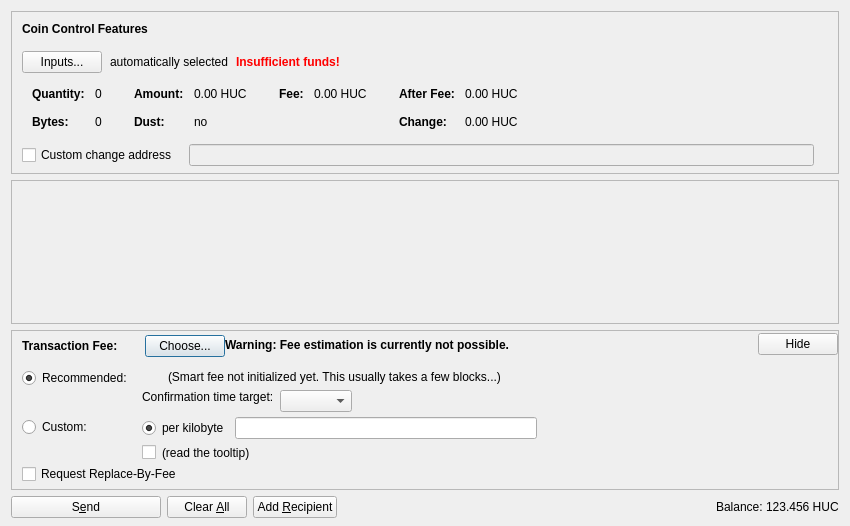
<?xml version="1.0" encoding="UTF-8"?>
<ui version="4.0">
 <class>SendCoinsDialog</class>
 <widget class="QDialog" name="SendCoinsDialog">
  <property name="geometry">
   <rect>
    <x>0</x>
    <y>0</y>
    <width>850</width>
    <height>526</height>
   </rect>
  </property>
  <property name="windowTitle">
   <string>Send Coins</string>
  </property>
  <layout class="QVBoxLayout" name="verticalLayout" stretch="0,1,0,0">
   <property name="bottomMargin">
    <number>8</number>
   </property>
   <item>
    <widget class="QFrame" name="frameCoinControl">
     <property name="sizePolicy">
      <sizepolicy hsizetype="Expanding" vsizetype="Expanding">
       <horstretch>0</horstretch>
       <verstretch>0</verstretch>
      </sizepolicy>
     </property>
     <property name="maximumSize">
      <size>
       <width>16777215</width>
       <height>16777215</height>
      </size>
     </property>
     <property name="frameShape">
      <enum>QFrame::StyledPanel</enum>
     </property>
     <property name="frameShadow">
      <enum>QFrame::Sunken</enum>
     </property>
     <layout class="QVBoxLayout" name="verticalLayoutCoinControl2">
      <property name="spacing">
       <number>0</number>
      </property>
      <property name="leftMargin">
       <number>0</number>
      </property>
      <property name="topMargin">
       <number>0</number>
      </property>
      <property name="rightMargin">
       <number>0</number>
      </property>
      <property name="bottomMargin">
       <number>6</number>
      </property>
      <item>
       <layout class="QVBoxLayout" name="verticalLayoutCoinControl" stretch="0,0,0,0,1">
        <property name="spacing">
         <number>0</number>
        </property>
        <property name="leftMargin">
         <number>10</number>
        </property>
        <property name="topMargin">
         <number>10</number>
        </property>
        <item>
         <layout class="QHBoxLayout" name="horizontalLayoutCoinControl1">
          <property name="bottomMargin">
           <number>15</number>
          </property>
          <item>
           <widget class="QLabel" name="labelCoinControlFeatures">
            <property name="sizePolicy">
             <sizepolicy hsizetype="Preferred" vsizetype="Maximum">
              <horstretch>0</horstretch>
              <verstretch>0</verstretch>
             </sizepolicy>
            </property>
            <property name="font">
             <font>
              <weight>75</weight>
              <bold>true</bold>
             </font>
            </property>
            <property name="styleSheet">
             <string notr="true">font-weight:bold;</string>
            </property>
            <property name="text">
             <string>Coin Control Features</string>
            </property>
           </widget>
          </item>
         </layout>
        </item>
        <item>
         <layout class="QHBoxLayout" name="horizontalLayoutCoinControl2" stretch="0,0,0,0">
          <property name="spacing">
           <number>8</number>
          </property>
          <property name="bottomMargin">
           <number>10</number>
          </property>
          <item>
           <widget class="QPushButton" name="pushButtonCoinControl">
            <property name="styleSheet">
             <string notr="true"/>
            </property>
            <property name="text">
             <string>Inputs...</string>
            </property>
            <property name="autoDefault">
             <bool>false</bool>
            </property>
           </widget>
          </item>
          <item>
           <widget class="QLabel" name="labelCoinControlAutomaticallySelected">
            <property name="text">
             <string>automatically selected</string>
            </property>
            <property name="margin">
             <number>5</number>
            </property>
           </widget>
          </item>
          <item>
           <widget class="QLabel" name="labelCoinControlInsuffFunds">
            <property name="font">
             <font>
              <weight>75</weight>
              <bold>true</bold>
             </font>
            </property>
            <property name="styleSheet">
             <string notr="true">color:red;font-weight:bold;</string>
            </property>
            <property name="text">
             <string>Insufficient funds!</string>
            </property>
            <property name="margin">
             <number>5</number>
            </property>
           </widget>
          </item>
          <item>
           <spacer name="horizontalSpacerCoinControl">
            <property name="orientation">
             <enum>Qt::Horizontal</enum>
            </property>
            <property name="sizeHint" stdset="0">
             <size>
              <width>40</width>
              <height>1</height>
             </size>
            </property>
           </spacer>
          </item>
         </layout>
        </item>
        <item>
         <widget class="QWidget" name="widgetCoinControl" native="true">
          <property name="sizePolicy">
           <sizepolicy hsizetype="Preferred" vsizetype="Preferred">
            <horstretch>0</horstretch>
            <verstretch>0</verstretch>
           </sizepolicy>
          </property>
          <property name="minimumSize">
           <size>
            <width>0</width>
            <height>0</height>
           </size>
          </property>
          <property name="styleSheet">
           <string notr="true"/>
          </property>
          <layout class="QHBoxLayout" name="horizontalLayoutCoinControl5">
           <property name="leftMargin">
            <number>0</number>
           </property>
           <property name="topMargin">
            <number>0</number>
           </property>
           <property name="rightMargin">
            <number>0</number>
           </property>
           <property name="bottomMargin">
            <number>0</number>
           </property>
           <item>
            <layout class="QHBoxLayout" name="horizontalLayoutCoinControl3" stretch="0,0,0,1">
             <property name="spacing">
              <number>20</number>
             </property>
             <property name="topMargin">
              <number>0</number>
             </property>
             <property name="bottomMargin">
              <number>10</number>
             </property>
             <item>
              <layout class="QFormLayout" name="formLayoutCoinControl1">
               <property name="horizontalSpacing">
                <number>10</number>
               </property>
               <property name="verticalSpacing">
                <number>14</number>
               </property>
               <property name="leftMargin">
                <number>10</number>
               </property>
               <property name="topMargin">
                <number>4</number>
               </property>
               <property name="rightMargin">
                <number>6</number>
               </property>
               <item row="0" column="0">
                <widget class="QLabel" name="labelCoinControlQuantityText">
                 <property name="font">
                  <font>
                   <weight>75</weight>
                   <bold>true</bold>
                  </font>
                 </property>
                 <property name="text">
                  <string>Quantity:</string>
                 </property>
                 <property name="margin">
                  <number>0</number>
                 </property>
                </widget>
               </item>
               <item row="0" column="1">
                <widget class="QLabel" name="labelCoinControlQuantity">
                 <property name="cursor">
                  <cursorShape>IBeamCursor</cursorShape>
                 </property>
                 <property name="contextMenuPolicy">
                  <enum>Qt::ActionsContextMenu</enum>
                 </property>
                 <property name="text">
                  <string notr="true">0</string>
                 </property>
                 <property name="margin">
                  <number>0</number>
                 </property>
                 <property name="textInteractionFlags">
                  <set>Qt::LinksAccessibleByMouse|Qt::TextSelectableByKeyboard|Qt::TextSelectableByMouse</set>
                 </property>
                </widget>
               </item>
               <item row="1" column="0">
                <widget class="QLabel" name="labelCoinControlBytesText">
                 <property name="font">
                  <font>
                   <weight>75</weight>
                   <bold>true</bold>
                  </font>
                 </property>
                 <property name="text">
                  <string>Bytes:</string>
                 </property>
                </widget>
               </item>
               <item row="1" column="1">
                <widget class="QLabel" name="labelCoinControlBytes">
                 <property name="cursor">
                  <cursorShape>IBeamCursor</cursorShape>
                 </property>
                 <property name="contextMenuPolicy">
                  <enum>Qt::ActionsContextMenu</enum>
                 </property>
                 <property name="text">
                  <string notr="true">0</string>
                 </property>
                 <property name="textInteractionFlags">
                  <set>Qt::LinksAccessibleByMouse|Qt::TextSelectableByKeyboard|Qt::TextSelectableByMouse</set>
                 </property>
                </widget>
               </item>
              </layout>
             </item>
             <item>
              <layout class="QFormLayout" name="formLayoutCoinControl2">
               <property name="horizontalSpacing">
                <number>10</number>
               </property>
               <property name="verticalSpacing">
                <number>14</number>
               </property>
               <property name="leftMargin">
                <number>6</number>
               </property>
               <property name="topMargin">
                <number>4</number>
               </property>
               <property name="rightMargin">
                <number>6</number>
               </property>
               <item row="0" column="0">
                <widget class="QLabel" name="labelCoinControlAmountText">
                 <property name="font">
                  <font>
                   <weight>75</weight>
                   <bold>true</bold>
                  </font>
                 </property>
                 <property name="text">
                  <string>Amount:</string>
                 </property>
                 <property name="margin">
                  <number>0</number>
                 </property>
                </widget>
               </item>
               <item row="0" column="1">
                <widget class="QLabel" name="labelCoinControlAmount">
                 <property name="cursor">
                  <cursorShape>IBeamCursor</cursorShape>
                 </property>
                 <property name="contextMenuPolicy">
                  <enum>Qt::ActionsContextMenu</enum>
                 </property>
                 <property name="text">
                  <string notr="true">0.00 HUC</string>
                 </property>
                 <property name="textInteractionFlags">
                  <set>Qt::LinksAccessibleByMouse|Qt::TextSelectableByKeyboard|Qt::TextSelectableByMouse</set>
                 </property>
                </widget>
               </item>
               <item row="1" column="0">
                <widget class="QLabel" name="labelCoinControlLowOutputText">
                 <property name="font">
                  <font>
                   <weight>75</weight>
                   <bold>true</bold>
                  </font>
                 </property>
                 <property name="text">
                  <string>Dust:</string>
                 </property>
                </widget>
               </item>
               <item row="1" column="1">
                <widget class="QLabel" name="labelCoinControlLowOutput">
                 <property name="cursor">
                  <cursorShape>IBeamCursor</cursorShape>
                 </property>
                 <property name="contextMenuPolicy">
                  <enum>Qt::ActionsContextMenu</enum>
                 </property>
                 <property name="text">
                  <string notr="true">no</string>
                 </property>
                 <property name="textInteractionFlags">
                  <set>Qt::LinksAccessibleByMouse|Qt::TextSelectableByKeyboard|Qt::TextSelectableByMouse</set>
                 </property>
                </widget>
               </item>
              </layout>
             </item>
             <item>
              <layout class="QFormLayout" name="formLayoutCoinControl3">
               <property name="horizontalSpacing">
                <number>10</number>
               </property>
               <property name="verticalSpacing">
                <number>14</number>
               </property>
               <property name="leftMargin">
                <number>6</number>
               </property>
               <property name="topMargin">
                <number>4</number>
               </property>
               <property name="rightMargin">
                <number>6</number>
               </property>
               <item row="0" column="0">
                <widget class="QLabel" name="labelCoinControlFeeText">
                 <property name="font">
                  <font>
                   <weight>75</weight>
                   <bold>true</bold>
                  </font>
                 </property>
                 <property name="text">
                  <string>Fee:</string>
                 </property>
                 <property name="margin">
                  <number>0</number>
                 </property>
                </widget>
               </item>
               <item row="0" column="1">
                <widget class="QLabel" name="labelCoinControlFee">
                 <property name="cursor">
                  <cursorShape>IBeamCursor</cursorShape>
                 </property>
                 <property name="contextMenuPolicy">
                  <enum>Qt::ActionsContextMenu</enum>
                 </property>
                 <property name="text">
                  <string notr="true">0.00 HUC</string>
                 </property>
                 <property name="textInteractionFlags">
                  <set>Qt::LinksAccessibleByMouse|Qt::TextSelectableByKeyboard|Qt::TextSelectableByMouse</set>
                 </property>
                </widget>
               </item>
              </layout>
             </item>
             <item>
              <layout class="QFormLayout" name="formLayoutCoinControl4">
               <property name="horizontalSpacing">
                <number>10</number>
               </property>
               <property name="verticalSpacing">
                <number>14</number>
               </property>
               <property name="leftMargin">
                <number>6</number>
               </property>
               <property name="topMargin">
                <number>4</number>
               </property>
               <property name="rightMargin">
                <number>6</number>
               </property>
               <item row="0" column="0">
                <widget class="QLabel" name="labelCoinControlAfterFeeText">
                 <property name="font">
                  <font>
                   <weight>75</weight>
                   <bold>true</bold>
                  </font>
                 </property>
                 <property name="text">
                  <string>After Fee:</string>
                 </property>
                 <property name="margin">
                  <number>0</number>
                 </property>
                </widget>
               </item>
               <item row="0" column="1">
                <widget class="QLabel" name="labelCoinControlAfterFee">
                 <property name="cursor">
                  <cursorShape>IBeamCursor</cursorShape>
                 </property>
                 <property name="contextMenuPolicy">
                  <enum>Qt::ActionsContextMenu</enum>
                 </property>
                 <property name="text">
                  <string notr="true">0.00 HUC</string>
                 </property>
                 <property name="textInteractionFlags">
                  <set>Qt::LinksAccessibleByMouse|Qt::TextSelectableByKeyboard|Qt::TextSelectableByMouse</set>
                 </property>
                </widget>
               </item>
               <item row="1" column="0">
                <widget class="QLabel" name="labelCoinControlChangeText">
                 <property name="font">
                  <font>
                   <weight>75</weight>
                   <bold>true</bold>
                  </font>
                 </property>
                 <property name="text">
                  <string>Change:</string>
                 </property>
                </widget>
               </item>
               <item row="1" column="1">
                <widget class="QLabel" name="labelCoinControlChange">
                 <property name="cursor">
                  <cursorShape>IBeamCursor</cursorShape>
                 </property>
                 <property name="contextMenuPolicy">
                  <enum>Qt::ActionsContextMenu</enum>
                 </property>
                 <property name="text">
                  <string notr="true">0.00 HUC</string>
                 </property>
                 <property name="textInteractionFlags">
                  <set>Qt::LinksAccessibleByMouse|Qt::TextSelectableByKeyboard|Qt::TextSelectableByMouse</set>
                 </property>
                </widget>
               </item>
              </layout>
             </item>
            </layout>
           </item>
          </layout>
         </widget>
        </item>
        <item>
         <layout class="QHBoxLayout" name="horizontalLayoutCoinControl4" stretch="0,0,0">
          <property name="spacing">
           <number>12</number>
          </property>
          <property name="sizeConstraint">
           <enum>QLayout::SetDefaultConstraint</enum>
          </property>
          <property name="topMargin">
           <number>5</number>
          </property>
          <property name="rightMargin">
           <number>5</number>
          </property>
          <item>
           <widget class="QCheckBox" name="checkBoxCoinControlChange">
            <property name="toolTip">
             <string>If this is activated, but the change address is empty or invalid, change will be sent to a newly generated address.</string>
            </property>
            <property name="text">
             <string>Custom change address</string>
            </property>
           </widget>
          </item>
          <item>
           <widget class="QValidatedLineEdit" name="lineEditCoinControlChange">
            <property name="enabled">
             <bool>false</bool>
            </property>
            <property name="sizePolicy">
             <sizepolicy hsizetype="Expanding" vsizetype="Fixed">
              <horstretch>0</horstretch>
              <verstretch>0</verstretch>
             </sizepolicy>
            </property>
           </widget>
          </item>
          <item>
           <widget class="QLabel" name="labelCoinControlChangeLabel">
            <property name="sizePolicy">
             <sizepolicy hsizetype="Preferred" vsizetype="Expanding">
              <horstretch>0</horstretch>
              <verstretch>0</verstretch>
             </sizepolicy>
            </property>
            <property name="minimumSize">
             <size>
              <width>0</width>
              <height>0</height>
             </size>
            </property>
            <property name="text">
             <string/>
            </property>
            <property name="margin">
             <number>3</number>
            </property>
           </widget>
          </item>
         </layout>
        </item>
        <item>
         <spacer name="verticalSpacerCoinControl">
          <property name="orientation">
           <enum>Qt::Vertical</enum>
          </property>
          <property name="sizeHint" stdset="0">
           <size>
            <width>800</width>
            <height>1</height>
           </size>
          </property>
         </spacer>
        </item>
       </layout>
      </item>
     </layout>
    </widget>
   </item>
   <item>
    <widget class="QScrollArea" name="scrollArea">
     <property name="widgetResizable">
      <bool>true</bool>
     </property>
     <widget class="QWidget" name="scrollAreaWidgetContents">
      <property name="geometry">
       <rect>
        <x>0</x>
        <y>0</y>
        <width>830</width>
        <height>104</height>
       </rect>
      </property>
      <layout class="QVBoxLayout" name="verticalLayout_2" stretch="0,1">
       <property name="leftMargin">
        <number>0</number>
       </property>
       <property name="topMargin">
        <number>0</number>
       </property>
       <property name="rightMargin">
        <number>0</number>
       </property>
       <property name="bottomMargin">
        <number>0</number>
       </property>
       <item>
        <layout class="QVBoxLayout" name="entries">
         <property name="spacing">
          <number>6</number>
         </property>
        </layout>
       </item>
       <item>
        <spacer name="verticalSpacer">
         <property name="orientation">
          <enum>Qt::Vertical</enum>
         </property>
         <property name="sizeHint" stdset="0">
          <size>
           <width>20</width>
           <height>40</height>
          </size>
         </property>
        </spacer>
       </item>
      </layout>
     </widget>
    </widget>
   </item>
   <item>
    <widget class="QFrame" name="frameFee">
     <property name="sizePolicy">
      <sizepolicy hsizetype="Expanding" vsizetype="Expanding">
       <horstretch>0</horstretch>
       <verstretch>0</verstretch>
      </sizepolicy>
     </property>
     <property name="maximumSize">
      <size>
       <width>16777215</width>
       <height>16777215</height>
      </size>
     </property>
     <property name="frameShape">
      <enum>QFrame::StyledPanel</enum>
     </property>
     <property name="frameShadow">
      <enum>QFrame::Sunken</enum>
     </property>
     <layout class="QVBoxLayout" name="verticalLayoutFee1">
      <property name="spacing">
       <number>0</number>
      </property>
      <property name="leftMargin">
       <number>0</number>
      </property>
      <property name="topMargin">
       <number>0</number>
      </property>
      <property name="rightMargin">
       <number>0</number>
      </property>
      <property name="bottomMargin">
       <number>0</number>
      </property>
      <item>
       <layout class="QVBoxLayout" name="verticalLayoutFee2" stretch="0,0,0">
        <property name="spacing">
         <number>0</number>
        </property>
        <property name="leftMargin">
         <number>10</number>
        </property>
        <property name="topMargin">
         <number>0</number>
        </property>
        <item>
         <layout class="QHBoxLayout" name="horizontalLayoutFee1">
          <property name="bottomMargin">
           <number>0</number>
          </property>
          <item>
           <layout class="QVBoxLayout" name="verticalLayoutFee7">
            <property name="spacing">
             <number>0</number>
            </property>
            <item>
             <spacer name="verticalSpacerSmartFee">
              <property name="orientation">
               <enum>Qt::Vertical</enum>
              </property>
              <property name="sizeType">
               <enum>QSizePolicy::Fixed</enum>
              </property>
              <property name="sizeHint" stdset="0">
               <size>
                <width>1</width>
                <height>4</height>
               </size>
              </property>
             </spacer>
            </item>
            <item>
             <layout class="QHBoxLayout" name="horizontalLayoutSmartFee">
              <property name="spacing">
               <number>10</number>
              </property>
              <item>
               <widget class="QLabel" name="labelFeeHeadline">
                <property name="sizePolicy">
                 <sizepolicy hsizetype="Preferred" vsizetype="Maximum">
                  <horstretch>0</horstretch>
                  <verstretch>0</verstretch>
                 </sizepolicy>
                </property>
                <property name="font">
                 <font>
                  <weight>75</weight>
                  <bold>true</bold>
                 </font>
                </property>
                <property name="styleSheet">
                 <string notr="true">font-weight:bold;</string>
                </property>
                <property name="text">
                 <string>Transaction Fee:</string>
                </property>
               </widget>
              </item>
              <item>
               <widget class="QLabel" name="labelFeeMinimized">
                <property name="text">
                 <string/>
                </property>
               </widget>
              </item>
              <item>
               <widget class="QPushButton" name="buttonChooseFee">
                <property name="text">
                 <string>Choose...</string>
                </property>
               </widget>
              </item>
             </layout>
            </item>
            <item>
             <spacer name="verticalSpacer_5">
              <property name="orientation">
               <enum>Qt::Vertical</enum>
              </property>
              <property name="sizeHint" stdset="0">
               <size>
                <width>1</width>
                <height>1</height>
               </size>
              </property>
             </spacer>
            </item>
           </layout>
          </item>
          <item>
           <widget class="QLabel" name="fallbackFeeWarningLabel">
            <property name="toolTip">
             <string>Using the fallbackfee can result in sending a transaction that will take several hours or days (or never) to confirm. Consider choosing your fee manually or wait until you have validated the complete chain.</string>
            </property>
            <property name="font">
            <font>
                <weight>75</weight>
                <bold>true</bold>
            </font>
            </property>
            <property name="text">
             <string>Warning: Fee estimation is currently not possible.</string>
            </property>
            <property name="wordWrap">
             <bool>false</bool>
            </property>
           </widget>
          </item>
          <item>
           <spacer name="horizontalSpacer_4">
            <property name="orientation">
             <enum>Qt::Horizontal</enum>
            </property>
            <property name="sizeType">
             <enum>QSizePolicy::MinimumExpanding</enum>
            </property>
            <property name="sizeHint" stdset="0">
             <size>
              <width>40</width>
              <height>20</height>
             </size>
            </property>
           </spacer>
          </item>
          <item>
           <widget class="QPushButton" name="buttonMinimizeFee">
            <property name="toolTip">
             <string>collapse fee-settings</string>
            </property>
            <property name="text">
             <string>Hide</string>
            </property>
           </widget>
          </item>
         </layout>
        </item>
        <item>
         <widget class="QFrame" name="frameFeeSelection">
          <layout class="QVBoxLayout" name="verticalLayoutFee12">
           <property name="spacing">
            <number>0</number>
           </property>
           <property name="leftMargin">
            <number>0</number>
           </property>
           <property name="topMargin">
            <number>0</number>
           </property>
           <property name="rightMargin">
            <number>0</number>
           </property>
           <property name="bottomMargin">
            <number>0</number>
           </property>
           <item>
            <layout class="QGridLayout" name="gridLayoutFee">
             <property name="topMargin">
              <number>10</number>
             </property>
             <property name="bottomMargin">
              <number>4</number>
             </property>
             <property name="horizontalSpacing">
              <number>10</number>
             </property>
             <property name="verticalSpacing">
              <number>4</number>
             </property>
             <item row="1" column="1">
              <layout class="QVBoxLayout" name="verticalLayoutFee8">
               <property name="spacing">
                <number>6</number>
               </property>
               <item>
                <layout class="QHBoxLayout" name="horizontalLayoutFee13">
                 <item>
                  <widget class="QRadioButton" name="radioCustomPerKilobyte">
                   <property name="toolTip">
                    <string>If the custom fee is set to 1000 satoshis and the transaction is only 250 bytes, then &quot;per kilobyte&quot; only pays 250 satoshis in fee, while &quot;total at least&quot; pays 1000 satoshis. For transactions bigger than a kilobyte both pay by kilobyte.</string>
                   </property>
                   <property name="text">
                    <string>per kilobyte</string>
                   </property>
                   <property name="checked">
                    <bool>true</bool>
                   </property>
                   <attribute name="buttonGroup">
                    <string notr="true">groupCustomFee</string>
                   </attribute>
                  </widget>
                 </item>
                 <item>
                  <widget class="BitcoinAmountField" name="customFee"/>
                 </item>
                 <item>
                  <spacer name="horizontalSpacer_6">
                   <property name="orientation">
                    <enum>Qt::Horizontal</enum>
                   </property>
                   <property name="sizeHint" stdset="0">
                    <size>
                     <width>1</width>
                     <height>1</height>
                    </size>
                   </property>
                  </spacer>
                 </item>
                </layout>
               </item>
               <item>
                <layout class="QHBoxLayout" name="horizontalLayoutFee8">
                 <item>
                  <widget class="QCheckBox" name="checkBoxMinimumFee">
                   <property name="toolTip">
                    <string>Paying only the minimum fee is just fine as long as there is less transaction volume than space in the blocks. But be aware that this can end up in a never confirming transaction once there is more demand for happyuc transactions than the network can process.</string>
                   </property>
                   <property name="text">
                    <string/>
                   </property>
                  </widget>
                 </item>
                 <item>
                  <widget class="QLabel" name="labelMinFeeWarning">
                   <property name="enabled">
                    <bool>true</bool>
                   </property>
                   <property name="toolTip">
                    <string>Paying only the minimum fee is just fine as long as there is less transaction volume than space in the blocks. But be aware that this can end up in a never confirming transaction once there is more demand for happyuc transactions than the network can process.</string>
                   </property>
                   <property name="text">
                    <string>(read the tooltip)</string>
                   </property>
                   <property name="margin">
                    <number>5</number>
                   </property>
                  </widget>
                 </item>
                 <item>
                  <spacer name="horizontalSpacer_2">
                   <property name="orientation">
                    <enum>Qt::Horizontal</enum>
                   </property>
                   <property name="sizeHint" stdset="0">
                    <size>
                     <width>1</width>
                     <height>1</height>
                    </size>
                   </property>
                  </spacer>
                 </item>
                </layout>
               </item>
              </layout>
             </item>
             <item row="0" column="0">
              <layout class="QVBoxLayout" name="verticalLayoutFee4" stretch="0,1">
               <item>
                <widget class="QRadioButton" name="radioSmartFee">
                 <property name="text">
                  <string>Recommended:</string>
                 </property>
                 <property name="checked">
                  <bool>true</bool>
                 </property>
                 <attribute name="buttonGroup">
                  <string notr="true">groupFee</string>
                 </attribute>
                </widget>
               </item>
               <item>
                <spacer name="verticalSpacer_2">
                 <property name="orientation">
                  <enum>Qt::Vertical</enum>
                 </property>
                 <property name="sizeHint" stdset="0">
                  <size>
                   <width>1</width>
                   <height>1</height>
                  </size>
                 </property>
                </spacer>
               </item>
              </layout>
             </item>
             <item row="1" column="0">
              <layout class="QVBoxLayout" name="verticalLayoutFee9" stretch="0,1">
               <item>
                <widget class="QRadioButton" name="radioCustomFee">
                 <property name="text">
                  <string>Custom:</string>
                 </property>
                 <attribute name="buttonGroup">
                  <string notr="true">groupFee</string>
                 </attribute>
                </widget>
               </item>
               <item>
                <spacer name="verticalSpacer_6">
                 <property name="orientation">
                  <enum>Qt::Vertical</enum>
                 </property>
                 <property name="sizeHint" stdset="0">
                  <size>
                   <width>1</width>
                   <height>1</height>
                  </size>
                 </property>
                </spacer>
               </item>
              </layout>
             </item>
             <item row="0" column="1">
              <layout class="QVBoxLayout" name="verticalLayoutFee3" stretch="0,0,1">
               <property name="spacing">
                <number>6</number>
               </property>
               <property name="topMargin">
                <number>2</number>
               </property>
               <item>
                <layout class="QHBoxLayout" name="horizontalLayoutFee12">
                 <item>
                  <widget class="QLabel" name="labelSmartFee">
                   <property name="text">
                    <string/>
                   </property>
                   <property name="margin">
                    <number>2</number>
                   </property>
                  </widget>
                 </item>
                 <item>
                  <widget class="QLabel" name="labelFeeEstimation">
                   <property name="text">
                    <string/>
                   </property>
                  </widget>
                 </item>
                 <item>
                  <widget class="QLabel" name="labelSmartFee2">
                   <property name="text">
                    <string>(Smart fee not initialized yet. This usually takes a few blocks...)</string>
                   </property>
                   <property name="margin">
                    <number>2</number>
                   </property>
                  </widget>
                 </item>
                 <item>
                  <spacer name="horizontalSpacer_5">
                   <property name="orientation">
                    <enum>Qt::Horizontal</enum>
                   </property>
                   <property name="sizeHint" stdset="0">
                    <size>
                     <width>1</width>
                     <height>1</height>
                    </size>
                   </property>
                  </spacer>
                 </item>
                </layout>
               </item>
               <item>
                <layout class="QHBoxLayout" name="horizontalLayoutFee9">
                 <item>
                  <layout class="QVBoxLayout" name="verticalLayoutFee6">
                   <item>
                    <widget class="QLabel" name="labelSmartFee3">
                     <property name="text">
                      <string>Confirmation time target:</string>
                     </property>
                     <property name="margin">
                      <number>2</number>
                     </property>
                    </widget>
                   </item>
                   <item>
                    <spacer name="verticalSpacer_3">
                     <property name="orientation">
                      <enum>Qt::Vertical</enum>
                     </property>
                     <property name="sizeHint" stdset="0">
                      <size>
                       <width>1</width>
                       <height>1</height>
                      </size>
                     </property>
                    </spacer>
                   </item>
                  </layout>
                 </item>
                 <item>
                  <layout class="QVBoxLayout" name="verticalLayoutFee5">
                   <property name="rightMargin">
                    <number>30</number>
                   </property>
                   <item>
                    <layout class="QHBoxLayout" name="horizontalLayoutConfTarget">
                     <property name="bottomMargin">
                      <number>0</number>
                     </property>
                     <item>
                      <widget class="QComboBox" name="confTargetSelector"/>
                     </item>
                     <item>
                      <spacer name="horizontalSpacerConfTarget">
                       <property name="orientation">
                        <enum>Qt::Horizontal</enum>
                       </property>
                       <property name="sizeHint" stdset="0">
                        <size>
                         <width>40</width>
                         <height>20</height>
                        </size>
                       </property>
                      </spacer>
                     </item>
                    </layout>
                   </item>
                  </layout>
                 </item>
                </layout>
               </item>
               <item>
                <spacer name="verticalSpacer_4">
                 <property name="orientation">
                  <enum>Qt::Vertical</enum>
                 </property>
                 <property name="sizeHint" stdset="0">
                  <size>
                   <width>1</width>
                   <height>1</height>
                  </size>
                 </property>
                </spacer>
               </item>
              </layout>
             </item>
            </layout>
           </item>
           <item>
            <widget class="QCheckBox" name="optInRBF">
             <property name="text">
              <string>Request Replace-By-Fee</string>
             </property>
             <property name="toolTip">
              <string>Indicates that the sender may wish to replace this transaction with a new one paying higher fees (prior to being confirmed).</string>
             </property>
            </widget>
           </item>
          </layout>
         </widget>
        </item>
        <item>
         <spacer name="verticalSpacerFee">
          <property name="orientation">
           <enum>Qt::Vertical</enum>
          </property>
          <property name="sizeHint" stdset="0">
           <size>
            <width>40</width>
            <height>5</height>
           </size>
          </property>
         </spacer>
        </item>
       </layout>
      </item>
     </layout>
    </widget>
   </item>
   <item>
    <layout class="QHBoxLayout" name="horizontalLayout">
     <item>
      <widget class="QPushButton" name="sendButton">
       <property name="minimumSize">
        <size>
         <width>150</width>
         <height>0</height>
        </size>
       </property>
       <property name="toolTip">
        <string>Confirm the send action</string>
       </property>
       <property name="text">
        <string>S&amp;end</string>
       </property>
       <property name="icon">
        <iconset resource="../bitcoin.qrc">
         <normaloff>:/icons/send</normaloff>:/icons/send</iconset>
       </property>
       <property name="autoDefault">
        <bool>false</bool>
       </property>
       <property name="default">
        <bool>false</bool>
       </property>
      </widget>
     </item>
     <item>
      <widget class="QPushButton" name="clearButton">
       <property name="sizePolicy">
        <sizepolicy hsizetype="Minimum" vsizetype="Fixed">
         <horstretch>0</horstretch>
         <verstretch>0</verstretch>
        </sizepolicy>
       </property>
       <property name="toolTip">
        <string>Clear all fields of the form.</string>
       </property>
       <property name="text">
        <string>Clear &amp;All</string>
       </property>
       <property name="icon">
        <iconset resource="../bitcoin.qrc">
         <normaloff>:/icons/remove</normaloff>:/icons/remove</iconset>
       </property>
       <property name="autoDefault">
        <bool>false</bool>
       </property>
      </widget>
     </item>
     <item>
      <widget class="QPushButton" name="addButton">
       <property name="toolTip">
        <string>Send to multiple recipients at once</string>
       </property>
       <property name="text">
        <string>Add &amp;Recipient</string>
       </property>
       <property name="icon">
        <iconset resource="../bitcoin.qrc">
         <normaloff>:/icons/add</normaloff>:/icons/add</iconset>
       </property>
       <property name="autoDefault">
        <bool>false</bool>
       </property>
      </widget>
     </item>
     <item>
      <spacer name="horizontalSpacer">
       <property name="orientation">
        <enum>Qt::Horizontal</enum>
       </property>
       <property name="sizeHint" stdset="0">
        <size>
         <width>40</width>
         <height>20</height>
        </size>
       </property>
      </spacer>
     </item>
     <item>
      <layout class="QHBoxLayout" name="horizontalLayout_2">
       <property name="spacing">
        <number>3</number>
       </property>
       <item>
        <widget class="QLabel" name="label">
         <property name="sizePolicy">
          <sizepolicy hsizetype="Preferred" vsizetype="Fixed">
           <horstretch>0</horstretch>
           <verstretch>0</verstretch>
          </sizepolicy>
         </property>
         <property name="text">
          <string>Balance:</string>
         </property>
        </widget>
       </item>
       <item>
        <widget class="QLabel" name="labelBalance">
         <property name="sizePolicy">
          <sizepolicy hsizetype="Preferred" vsizetype="Fixed">
           <horstretch>0</horstretch>
           <verstretch>0</verstretch>
          </sizepolicy>
         </property>
         <property name="cursor">
          <cursorShape>IBeamCursor</cursorShape>
         </property>
         <property name="text">
          <string notr="true">123.456 HUC</string>
         </property>
         <property name="textInteractionFlags">
          <set>Qt::LinksAccessibleByMouse|Qt::TextSelectableByKeyboard|Qt::TextSelectableByMouse</set>
         </property>
        </widget>
       </item>
      </layout>
     </item>
    </layout>
   </item>
  </layout>
 </widget>
 <customwidgets>
  <customwidget>
   <class>QValidatedLineEdit</class>
   <extends>QLineEdit</extends>
   <header>qvalidatedlineedit.h</header>
  </customwidget>
  <customwidget>
   <class>BitcoinAmountField</class>
   <extends>QLineEdit</extends>
   <header>bitcoinamountfield.h</header>
   <container>1</container>
  </customwidget>
 </customwidgets>
 <resources>
  <include location="../bitcoin.qrc"/>
 </resources>
 <connections/>
 <buttongroups>
  <buttongroup name="groupFee"/>
  <buttongroup name="groupCustomFee"/>
 </buttongroups>
</ui>
